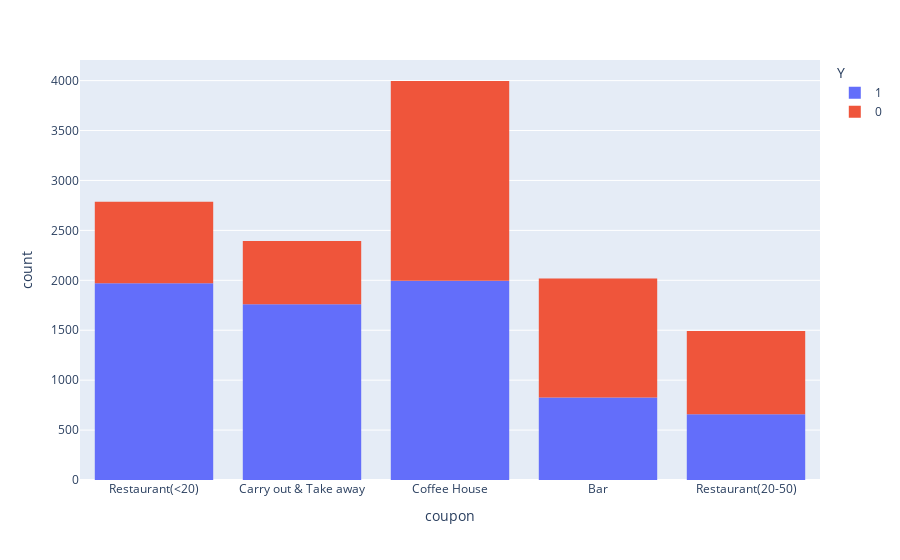

The code cell stored with this chart in its notebook:
### Markdown cell above
5. Use a bar plot to visualize the `coupon` column.

### Code cell
import plotly.express as px
px.histogram(data, x="coupon", color = "Y")

### Figure 1 — Plotly figure (JSON) as saved in the notebook; plotly's stock layout.template omitted (floating-point values rounded to 4 significant figures; data arrays with more than 128 entries replaced by an {"elided": "..."} marker saying what was removed)
{"data": [{"alignmentgroup": "True", "bingroup": "x", "hovertemplate": "Y=1<br>coupon=%{x}<br>count=%{y}<extra></extra>", "legendgroup": "1", "marker": {"color": "#636efa", "pattern": {"shape": ""}}, "name": "1", "offsetgroup": "1", "orientation": "v", "showlegend": true, "type": "histogram", "x": {"elided": "7210 str values"}, "xaxis": "x", "yaxis": "y"}, {"alignmentgroup": "True", "bingroup": "x", "hovertemplate": "Y=0<br>coupon=%{x}<br>count=%{y}<extra></extra>", "legendgroup": "0", "marker": {"color": "#EF553B", "pattern": {"shape": ""}}, "name": "0", "offsetgroup": "0", "orientation": "v", "showlegend": true, "type": "histogram", "x": {"elided": "5474 str values"}, "xaxis": "x", "yaxis": "y"}], "layout": {"barmode": "relative", "legend": {"title": {"text": "Y"}, "tracegroupgap": 0}, "margin": {"t": 60}, "xaxis": {"anchor": "y", "domain": [0, 1], "title": {"text": "coupon"}}, "yaxis": {"anchor": "x", "domain": [0, 1], "title": {"text": "count"}}}}
